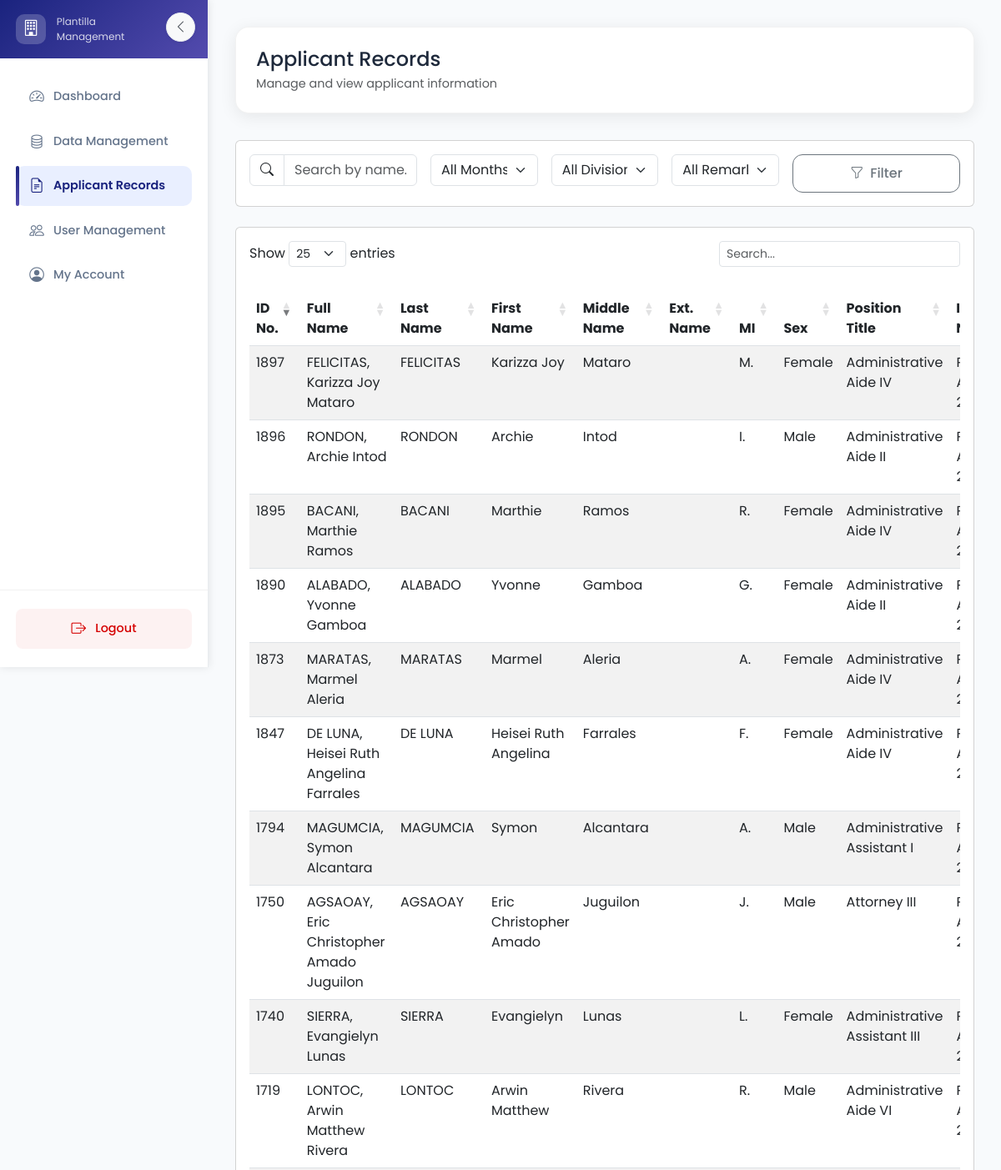
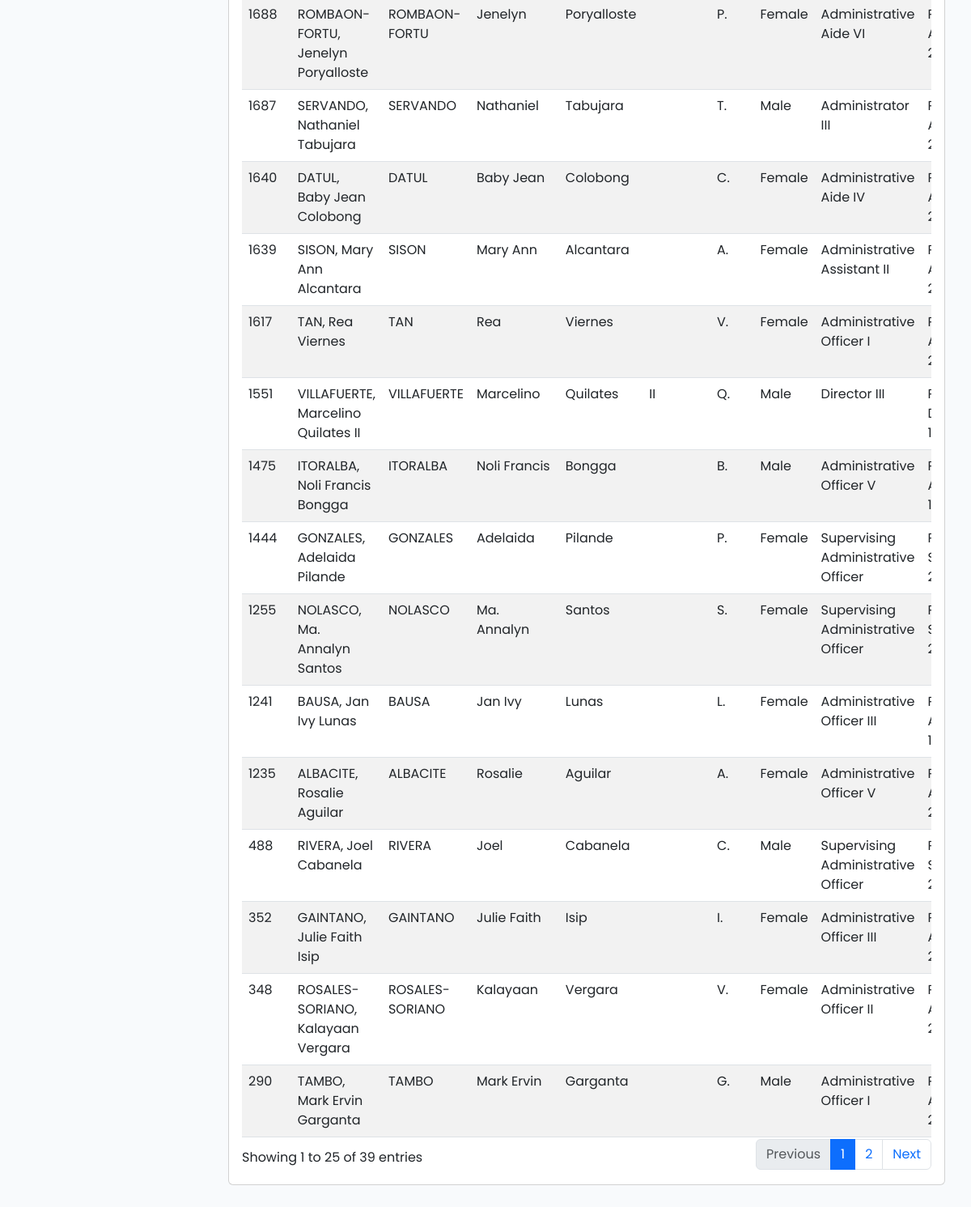
The page /user/applicant_records.php on the database its author committed (2 pictures, top to bottom).
### tables this page shows
CREATE TABLE `records` (
  `id` int(11) NOT NULL,
  `division_id` int(11) NOT NULL DEFAULT 0,
  `plantilla_no` varchar(50) DEFAULT NULL,
  `plantilla_division` varchar(255) DEFAULT NULL,
  `plantilla_section` varchar(255) DEFAULT NULL,
  `equivalent_division` varchar(255) DEFAULT NULL,
  `plantilla_division_definition` text DEFAULT NULL,
  `plantilla_section_definition` text DEFAULT NULL,
  `fullname` varchar(255) DEFAULT NULL,
  `last_name` varchar(100) DEFAULT NULL,
  `first_name` varchar(100) DEFAULT NULL,
  `middle_name` varchar(100) DEFAULT NULL,
  `ext_name` varchar(50) DEFAULT NULL,
  `mi` varchar(10) DEFAULT NULL,
  `sex` varchar(10) DEFAULT NULL,
  `position_title` varchar(255) DEFAULT NULL,
  `item_number` varchar(50) DEFAULT NULL,
  `tech_code` varchar(50) DEFAULT NULL,
  `level` varchar(50) DEFAULT NULL,
  `appointment_status` varchar(100) DEFAULT NULL,
  `sg` varchar(10) DEFAULT NULL,
  `step` varchar(10) DEFAULT NULL,
  `monthly_salary` decimal(15,2) DEFAULT NULL,
  `date_of_birth` varchar(100) DEFAULT NULL,
  `date_orig_appt` varchar(100) DEFAULT NULL,
  `date_govt_srvc` varchar(100) DEFAULT NULL,
  `date_last_promotion` varchar(100) DEFAULT NULL,
  `date_last_increment` varchar(100) DEFAULT NULL,
  `date_longevity` varchar(100) DEFAULT NULL,
  `date_vacated` varchar(100) DEFAULT NULL,
  `vacated_due_to` varchar(255) DEFAULT NULL,
  `vacated_by` varchar(255) DEFAULT NULL,
  `id_no` varchar(50) DEFAULT NULL,
  `status` enum('Not Yet For Filing','On-Hold','On Process') NOT NULL DEFAULT 'Not Yet For Filing',
  `created_at` timestamp NOT NULL DEFAULT current_timestamp(),
  `updated_at` timestamp NOT NULL DEFAULT current_timestamp() ON UPDATE current_timestamp(),
  `created_by` int(11) NOT NULL
);

### user/applicant_records.php (the view, shortened to what this page needs)
<?php
include '../dbconnection.php';
$search = isset($_GET['search']) ? $_GET['search'] : '';
$query = "SELECT r.*,
          DATE_FORMAT(r.date_of_birth, '%M %d, %Y') as formatted_dob,
          DATE_FORMAT(r.date_orig_appt, '%M %d, %Y') as formatted_orig_appt,
          DATE_FORMAT(r.date_govt_srvc, '%M %d, %Y') as formatted_govt_srvc,
          DATE_FORMAT(r.date_last_promotion, '%M %d, %Y') as formatted_last_promotion,
          DATE_FORMAT(r.date_last_increment, '%M %d, %Y') as formatted_last_increment,
          DATE_FORMAT(r.date_longevity, '%M %d, %Y') as formatted_longevity
          FROM records r
          WHERE 1=1";
$stmt = $conn->prepare($query);
$stmt->execute();
$result = $stmt->get_result();
$records = $result->fetch_all(MYSQLI_ASSOC);
?>
<!DOCTYPE html>
<html lang="en">
<head>
    <link href="https://cdn.jsdelivr.net/npm/bootstrap@5.3.0/dist/css/bootstrap.min.css" rel="stylesheet">
    <link rel="stylesheet" href="https://cdn.jsdelivr.net/npm/bootstrap-icons@1.11.0/font/bootstrap-icons.css">
    <link href="https://cdn.datatables.net/1.13.6/css/dataTables.bootstrap5.min.css" rel="stylesheet">
    <link rel="stylesheet" href="../assets/css/styles.css">
</head>
<body>
    <div class="sidebar" id="sidebar">
        <div class="sidebar-header">
            <div class="logo">
                <i class="bi bi-building"></i>
            </div>
            <div class="title">
                <p>Plantilla Management</p>
            </div>
            <button class="toggle-sidebar" id="toggleSidebar" title="Minimize Sidebar">
                <i class="bi bi-chevron-left"></i>
            </button>
        </div>
        <div class="sidebar-content">
            <ul class="nav flex-column">
                <li class="nav-item">
                    <a class="nav-link" href="dashboard.php">
                        <i class="bi bi-speedometer2"></i>
                        <span>Dashboard</span>
                    </a>
                </li>
                <li class="nav-item">
                    <a class="nav-link" href="data_management.php">
                        <i class="bi bi-database"></i>
                        <span>Data Management</span>
                    </a>
                </li>
                <li class="nav-item">
                    <a class="nav-link active" href="applicant_records.php">
                        <i class="bi bi-file-earmark-text"></i>
                        <span>Applicant Records</span>
                    </a>
                </li>
                <li class="nav-item">
                    <a class="nav-link" href="user_management.php">
                        <i class="bi bi-people"></i>
                        <span>User Management</span>
                    </a>
                </li>
                <li class="nav-item">
                    <a class="nav-link" href="my_account.php">
                        <i class="bi bi-person-circle"></i>
                        <span>My Account</span>
                    </a>
                </li>
            </ul>
        </div>
        <div class="sidebar-footer">
            <div class="logout-btn">
            <a class="nav-link" onclick="return confirm('Are you sure you want to logout?')" href="logout.php">
                    <i class="bi bi-box-arrow-right"></i>
                    <span>Logout</span>
                </a>
            </div>
        </div>
    </div>
    <div class="main-content">
        <div class="dashboard-header">
            <div class="d-flex justify-content-between align-items-center">
                <div>
                    <h2 class="mb-1">Applicant Records</h2>
                    <p class="text-muted mb-0">Manage and view applicant information</p>
                </div>
            </div>
        </div>
        <div class="card mb-4">
            <div class="card-body">
                <form method="GET" class="row g-3">
                    <div class="col-md-3">
                        <div class="input-group">
                            <span class="input-group-text bg-white">
                                <i class="bi bi-search"></i>
                            </span>
                            <input type="text" class="form-control" name="search" placeholder="Search by name..." value="<?php echo htmlspecialchars($search); ?>">
                        </div>
                    </div>
                    <div class="col-md-2">
                        <select class="form-select" name="month">
                            <option value="">All Months</option>
                        </select>
                    </div>
                    <div class="col-md-2">
                        <select class="form-select" name="division">
                            <option value="">All Divisions</option>
                        </select>
                    </div>
                    <div class="col-md-2">
                        <select class="form-select" name="remarks">
                            <option value="">All Remarks</option>
                        </select>
                    </div>
                    <div class="col-md-3">
                        <button type="submit" class="btn btn-outline-secondary w-100">
                            <i class="bi bi-funnel me-2"></i>Filter
                        </button>
                    </div>
                </form>
            </div>
        </div>
        <div class="card">
            <div class="card-body">
                <div class="table-responsive">
                    <table id="recordsTable" class="table table-striped table-hover">
                        <thead>
                            <tr>
                                <th>ID No.</th>
                                <th>Full Name</th>
                                <th>Last Name</th>
                                <th>First Name</th>
                                <th>Middle Name</th>
                                <th>Ext. Name</th>
                                <th>MI</th>
                                <th>Sex</th>
                                <th>Position Title</th>
                                <th>Item No.</th>
                            </tr>
                        </thead>
                        <tbody>
                            <?php foreach ($records as $record): ?>
                                <tr>
                                    <td><?php echo htmlspecialchars($record['id_no']); ?></td>
                                    <td><?php echo htmlspecialchars($record['last_name'] . ', ' . $record['first_name'] . ' ' . $record['middle_name'] . ' ' . $record['ext_name']); ?></td>
                                    <td><?php echo htmlspecialchars($record['last_name']); ?></td>
                                    <td><?php echo htmlspecialchars($record['first_name']); ?></td>
                                    <td><?php echo htmlspecialchars($record['middle_name']); ?></td>
                                    <td><?php echo htmlspecialchars($record['ext_name']); ?></td>
                                    <td><?php echo htmlspecialchars($record['mi']); ?></td>
                                    <td><?php echo htmlspecialchars($record['sex']); ?></td>
                                    <td><?php echo htmlspecialchars($record['position_title']); ?></td>
                                    <td><?php echo htmlspecialchars($record['item_number']); ?></td>
                                </tr>
                            <?php endforeach; ?>
                        </tbody>
                    </table>
                </div>
            </div>
        </div>
    </div>
</body>
</html>

### assets/css/styles.css (style rules this page uses)
:root { --primary-color: #1A237E; --primary-light: #534bae; --primary-dark: #000051; --secondary-color: #2962FF; --secondary-light: #768fff; --secondary-dark: #0039cb; --success-color: #00C853; --success-light: #5efc82; --success-dark: #009624; --warning-color: #FF6D00; --warning-light: #ff9e40; --warning-dark: #c43c00; --danger-color: #D50000; --danger-light: #ff5131; --danger-dark: #9b0000; --sidebar-width: 280px; --header-height: 70px; --card-shadow: 0 4px 20px rgba(0, 0, 0, 0.08); --hover-shadow: 0 8px 30px rgba(0, 0, 0, 0.12); --gradient-primary: linear-gradient(135deg, var(--primary-color) 0%, var(--primary-light) 100%); --gradient-secondary: linear-gradient(135deg, var(--secondary-color) 0%, var(--secondary-light) 100%); --gradient-success: linear-gradient(135deg, var(--success-color) 0%, var(--success-light) 100%); --gradient-warning: linear-gradient(135deg, var(--warning-color) 0%, var(--warning-light) 100%); --gradient-danger: linear-gradient(135deg, var(--danger-color) 0%, var(--danger-light) 100%); }
body { font-family: 'Poppins', sans-serif; background-color: #f8fafc; color: #1e293b; }
.sidebar { min-height: 100vh; background: #ffffff; color: #1e293b; transition: all 0.3s cubic-bezier(0.4, 0, 0.2, 1); position: fixed; width: var(--sidebar-width); z-index: 1000; box-shadow: 2px 0 20px rgba(0, 0, 0, 0.1); border-right: 1px solid rgba(0, 0, 0, 0.05); display: flex; flex-direction: column; }
.main-content { margin-left: var(--sidebar-width); padding: 2rem; min-height: 100vh; transition: all 0.3s ease; }
.sidebar-header { height: var(--header-height); padding: 1.2rem; background: var(--gradient-primary); color: white; display: flex; align-items: center; gap: 0.8rem; }
.sidebar-header .logo { width: 36px; height: 36px; background: rgba(255, 255, 255, 0.2); border-radius: 10px; display: flex; align-items: center; justify-content: center; font-size: 1.2rem; }
.sidebar-header p { margin: 0; font-size: 0.75rem; opacity: 0.8; }
.sidebar-content { flex: 1; padding: 1.2rem; overflow-y: auto; }
.sidebar .nav-link { color: #64748b; padding: 0.7rem 1rem; margin: 0.15rem 0; border-radius: 10px; transition: all 0.3s cubic-bezier(0.4, 0, 0.2, 1); font-weight: 500; position: relative; display: flex; align-items: center; gap: 0.7rem; font-size: 0.9rem; }
.sidebar .nav-link::before { content: ''; position: absolute; left: 0; width: 4px; height: 100%; background: var(--gradient-primary); border-radius: 2px; transform: scaleX(0); transition: transform 0.3s cubic-bezier(0.4, 0, 0.2, 1); }
.sidebar .nav-link.active { background: rgba(41, 98, 255, 0.1); color: var(--primary-color); font-weight: 600; }
.sidebar .nav-link.active::before { transform: scaleX(1); }
.sidebar .nav-link i { font-size: 1.1rem; transition: transform 0.3s cubic-bezier(0.4, 0, 0.2, 1); }
.sidebar .nav-link.active i { color: var(--primary-color); }
.sidebar-footer { padding: 1.2rem; border-top: 1px solid rgba(0, 0, 0, 0.05); }
.sidebar-footer .logout-btn { width: 100%; }
.sidebar-footer .logout-btn .nav-link { color: var(--danger-color); justify-content: center; padding: 0.7rem; border-radius: 8px; background: rgba(213, 0, 0, 0.05); font-size: 0.9rem; }
.sidebar-footer .logout-btn .nav-link i { color: var(--danger-color); }
.dashboard-header { background: white; padding: 1.5rem; border-radius: 16px; box-shadow: var(--card-shadow); margin-bottom: 2rem; backdrop-filter: blur(10px); border: 1px solid rgba(0, 0, 0, 0.05); }
.btn { border-radius: 12px; padding: 0.6rem 1.2rem; font-weight: 500; transition: all 0.3s cubic-bezier(0.4, 0, 0.2, 1); }
.dashboard-header h2 { font-size: 1.5rem; margin-bottom: 0.5rem; }
.dashboard-header p { font-size: 0.9rem; }

### rows shown on the page
records: id_no "1687", last_name+first_name+middle_name "SERVANDO, Nathaniel Tabujara", last_name "SERVANDO", first_name "Nathaniel", middle_name "Tabujara", mi "T.", sex "Male", position_title "Administrator III"
records: id_no "1551", last_name+first_name+middle_name "VILLAFUERTE, Marcelino Quilates II", last_name "VILLAFUERTE", first_name "Marcelino", middle_name "Quilates", ext_name "II", mi "Q.", sex "Male", position_title "Director III"
records: id_no "1740", last_name+first_name+middle_name "SIERRA, Evangielyn Lunas", last_name "SIERRA", first_name "Evangielyn", middle_name "Lunas", mi "L.", sex "Female", position_title "Administrative Assistant III"
records: id_no "1794", last_name+first_name+middle_name "MAGUMCIA, Symon Alcantara", last_name "MAGUMCIA", first_name "Symon", middle_name "Alcantara", mi "A.", sex "Male", position_title "Administrative Assistant I"
records: id_no "1719", last_name+first_name+middle_name "LONTOC, Arwin Matthew Rivera", last_name "LONTOC", first_name "Arwin Matthew", middle_name "Rivera", mi "R.", sex "Male", position_title "Administrative Aide VI"
records: id_no "1750", last_name+first_name+middle_name "AGSAOAY, Eric Christopher Amado Juguilon", last_name "AGSAOAY", first_name "Eric Christopher Amado", middle_name "Juguilon", mi "J.", sex "Male", position_title "Attorney III"
records: id_no "1873", last_name+first_name+middle_name "MARATAS, Marmel Aleria", last_name "MARATAS", first_name "Marmel", middle_name "Aleria", mi "A.", sex "Female", position_title "Administrative Aide IV"
records: id_no "1444", last_name+first_name+middle_name "GONZALES, Adelaida Pilande", last_name "GONZALES", first_name "Adelaida", middle_name "Pilande", mi "P.", sex "Female", position_title "Supervising Administrative Officer"
records: id_no "1475", last_name+first_name+middle_name "ITORALBA, Noli Francis Bongga", last_name "ITORALBA", first_name "Noli Francis", middle_name "Bongga", mi "B.", sex "Male", position_title "Administrative Officer V"
records: id_no "1241", last_name+first_name+middle_name "BAUSA, Jan Ivy Lunas", last_name "BAUSA", first_name "Jan Ivy", middle_name "Lunas", mi "L.", sex "Female", position_title "Administrative Officer III"
records: id_no "348", last_name+first_name+middle_name "ROSALES-SORIANO, Kalayaan Vergara", last_name "ROSALES-SORIANO", first_name "Kalayaan", middle_name "Vergara", mi "V.", sex "Female", position_title "Administrative Officer II"
records: id_no "1639", last_name+first_name+middle_name "SISON, Mary Ann Alcantara", last_name "SISON", first_name "Mary Ann", middle_name "Alcantara", mi "A.", sex "Female", position_title "Administrative Assistant II"
records: id_no "1688", last_name+first_name+middle_name "ROMBAON-FORTU, Jenelyn Poryalloste", last_name "ROMBAON-FORTU", first_name "Jenelyn", middle_name "Poryalloste", mi "P.", sex "Female", position_title "Administrative Aide VI"
records: id_no "1897", last_name+first_name+middle_name "FELICITAS, Karizza Joy Mataro", last_name "FELICITAS", first_name "Karizza Joy", middle_name "Mataro", mi "M.", sex "Female", position_title "Administrative Aide IV"
records: id_no "1895", last_name+first_name+middle_name "BACANI, Marthie Ramos", last_name "BACANI", first_name "Marthie", middle_name "Ramos", mi "R.", sex "Female", position_title "Administrative Aide IV"
records: id_no "1847", last_name+first_name+middle_name "DE LUNA, Heisei Ruth Angelina Farrales", last_name "DE LUNA", first_name "Heisei Ruth Angelina", middle_name "Farrales", mi "F.", sex "Female", position_title "Administrative Aide IV"
records: id_no "1255", last_name+first_name+middle_name "NOLASCO, Ma. Annalyn Santos", last_name "NOLASCO", first_name "Ma. Annalyn", middle_name "Santos", mi "S.", sex "Female", position_title "Supervising Administrative Officer"
records: id_no "1235", last_name+first_name+middle_name "ALBACITE, Rosalie Aguilar", last_name "ALBACITE", first_name "Rosalie", middle_name "Aguilar", mi "A.", sex "Female", position_title "Administrative Officer V"
records: id_no "352", last_name+first_name+middle_name "GAINTANO, Julie Faith Isip", last_name "GAINTANO", first_name "Julie Faith", middle_name "Isip", mi "I.", sex "Female", position_title "Administrative Officer III"
records: id_no "290", last_name+first_name+middle_name "TAMBO, Mark Ervin Garganta", last_name "TAMBO", first_name "Mark Ervin", middle_name "Garganta", mi "G.", sex "Male", position_title "Administrative Officer I"
records: id_no "1617", last_name+first_name+middle_name "TAN, Rea Viernes", last_name "TAN", first_name "Rea", middle_name "Viernes", mi "V.", sex "Female", position_title "Administrative Officer I"
records: id_no "1640", last_name+first_name+middle_name "DATUL, Baby Jean Colobong", last_name "DATUL", first_name "Baby Jean", middle_name "Colobong", mi "C.", sex "Female", position_title "Administrative Aide IV"
records: id_no "1896", last_name+first_name+middle_name "RONDON, Archie Intod", last_name "RONDON", first_name "Archie", middle_name "Intod", mi "I.", sex "Male", position_title "Administrative Aide II"
records: id_no "1890", last_name+first_name+middle_name "ALABADO, Yvonne Gamboa", last_name "ALABADO", first_name "Yvonne", middle_name "Gamboa", mi "G.", sex "Female", position_title "Administrative Aide II"
records: id_no "488", last_name+first_name+middle_name "RIVERA, Joel Cabanela", last_name "RIVERA", first_name "Joel", middle_name "Cabanela", mi "C.", sex "Male", position_title "Supervising Administrative Officer"
